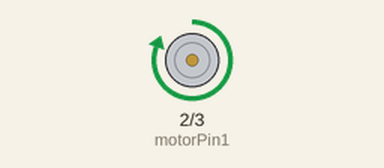
Bench run of a sketch on a simulated Arduino Uno, built with avr-gcc and run on an emulated ATmega328P. Parts: motor-driver pin pairs drawn as motors (green arrow = first pin HIGH = forward, orange = second pin HIGH = backward, longer = more drive, scaled by the enable pin).

Above: at 2.5 s.
At 12.5 s:
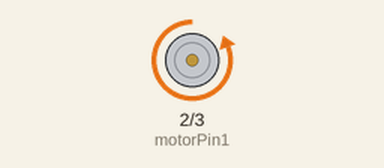
At 17.5 s:
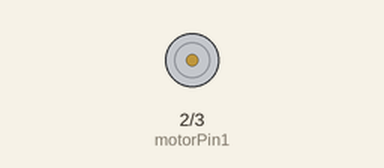
Timing chart, 0 to 26.0 s (numbered marks = the images above):
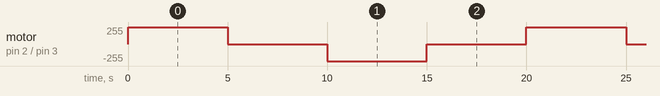

The sketch:

L298nmotor_driver.ino
```cpp
// Define motor pins
int motorPin1 = 2;  // Connect to IN1 on the L298N
int motorPin2 = 3;  // Connect to IN2 on the L298N
int enablePin = 4;  // Connect to ENA on the L298N

void setup() {
  // Set the motor pins as outputs
  pinMode(motorPin1, OUTPUT);
  pinMode(motorPin2, OUTPUT);
  pinMode(enablePin, OUTPUT);
}

void loop() {
  // Set the direction and speed of the motor
  digitalWrite(motorPin1, HIGH);
  digitalWrite(motorPin2, LOW);
  analogWrite(enablePin, 255);  // Set the speed to maximum (255)

  // Wait for a few seconds to allow the gate to open
  delay(5000);

  // Stop the motor
  digitalWrite(motorPin1, LOW);
  digitalWrite(motorPin2, LOW);
  analogWrite(enablePin, 0);  // Set the speed to zero

  // Wait for a few seconds before closing the gate
  delay(5000);

  // Set the direction and speed of the motor to close the gate
  digitalWrite(motorPin1, LOW);
  digitalWrite(motorPin2, HIGH);
  analogWrite(enablePin, 255);  // Set the speed to maximum (255)

  // Wait for a few seconds to allow the gate to close
  delay(5000);

  // Stop the motor
  digitalWrite(motorPin1, LOW);
  digitalWrite(motorPin2, LOW);
  analogWrite(enablePin, 0);  // Set the speed to zero

  // Wait for a few seconds before repeating the cycle
  delay(5000);
}
```

Measured:
- by itself, motor on pin 2 (motorPin1) / pin 3 (motorPin2): repeats every 20.0 s: stopped 5.0 s, backward 255/255 5.0 s, stopped 5.0 s, forward 255/255 5.0 s
